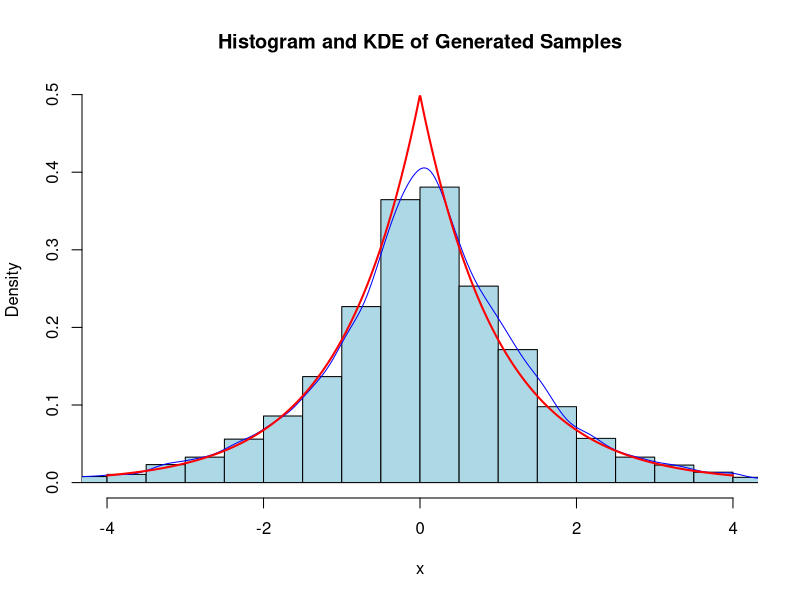
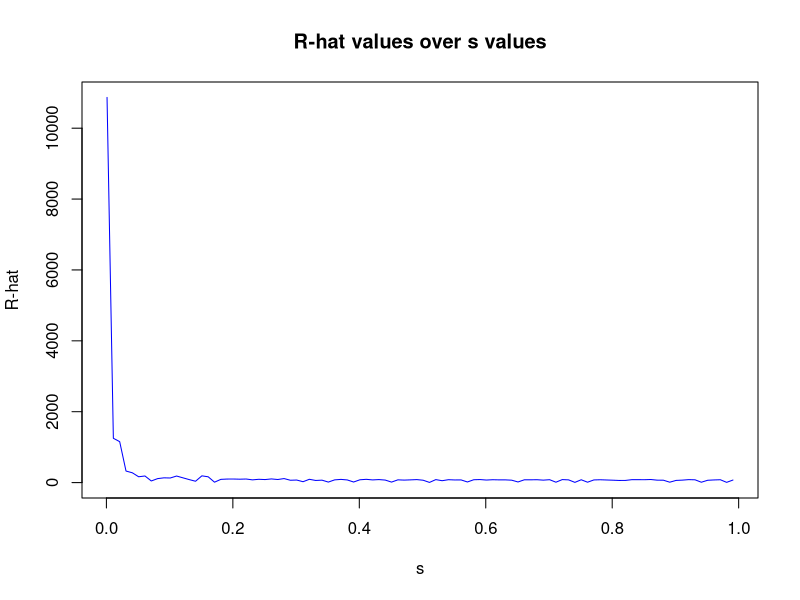

Source code (R) for these figures, in order:
## ---- chunk 1
f <- function(x) {
  0.5 * exp(-abs(x))
}
## ---- chunk 2
N <- 10000
s <- 1
## ---- chunk 3
x <- numeric(N)
x[1] <- rnorm(1)
## ---- chunk 4
for (i in 2:N) { 
  # Simulate random number x* from normal distribution with mean x[i-1] and standard deviation s
  x_star <- rnorm(1, mean = x[i-1], sd = s)
  
  # Compute ratio r(x*, x[i-1])
  r <- f(x_star) / f(x[i-1])
  
  # Generate random number u from uniform distribution
  u <- runif(1)
  
  # Accept or reject x* value based on ratio and u
  if (log(u) < log(r)) {
    x[i] <- x_star # Accept x*, set xi = x*
  } else {
    x[i] <- x[i-1] # Reject x*, set xi = x[i-1]
  }
}
## ---- chunk 5
dens <- density(x)
## ---- chunk 6
max_density <- max(dens$y)
## ---- chunk 7
x_min <- min(x)
x_max <- max(x)
## ---- chunk 8
max_true_density <- max(f(seq(x_min, x_max, length.out = 1000)))
## ---- chunk 9
hist(x, freq = FALSE, main = "Histogram and KDE of Generated Samples", xlab = "x", ylim = c(0, max_true_density), xlim = c(-4, 4), col = "lightblue", breaks = 50)
lines(dens, col = "blue")
## ---- chunk 10
curve(0.5 * exp(-abs(x)), xlim = c(-4, 4), ylim = c(0, max_true_density), add = TRUE, col = "red", lwd = 2, n = 1000)
## ---- chunk 11
sample_mean <- mean(x)
sample_sd <- sd(x)
## ---- chunk 12
cat("Sample Mean:", sample_mean, "\n")
cat("Sample Standard Deviation:", sample_sd, "\n")
## ---- chunk 13
metropolis_hastings <- function(N, s, J) {
  chains <- matrix(0, nrow = N, ncol = J)
  for (j in 1:J) {
    x <- numeric(N)
    x[1] <- runif(1, -10, 10)
    for (i in 2:N) {
      x_star <- rnorm(1, mean = x[i-1], sd = s)
      r <- exp(0.5 * (abs(x_star) - abs(x[i-1])))
      u <- runif(1)
      if (log(u) < log(r)) {
        x[i] <- x_star
      } else {
        x[i] <- x[i-1]
      }
    }
    chains[, j] <- x
  }
  return(chains)
}
## ---- chunk 14
compute_rhat <- function(N, s, J) {
  chains <- metropolis_hastings(N, s, J)
  
  M_j <- colMeans(chains)  # Compute sample mean for each chain
  V_j <- apply(chains, 2, function(x) mean((x - mean(x))^2))  # Compute within-sample variance for each chain
  
  W <- mean(V_j)  # Overall within-sample variance
  M <- mean(M_j)  # Overall sample mean
  
  B <- N * mean((M_j - M)^2)  # Between-sample variance
  
  R_hat <- sqrt((B + W) / W)
  
  return(R_hat)
}
## ---- chunk 15
N <- 2000
s <- 0.001
J <- 4
## ---- chunk 16
R_hat <- compute_rhat(N, s, J)
cat("R-hat value:", R_hat, "\n")
## ---- chunk 17
N <- 2000
J <- 4
s_values <- seq(0.001, 1, by = 0.01)
## ---- chunk 18
R_hat_values <- sapply(s_values, function(s) compute_rhat(N, s, J))
## ---- chunk 19
plot(s_values, R_hat_values, type = "l", xlab = "s", ylab = "R-hat",
     main = "R-hat values over s values", col = "blue", ylim = c(0, max(R_hat_values)))
